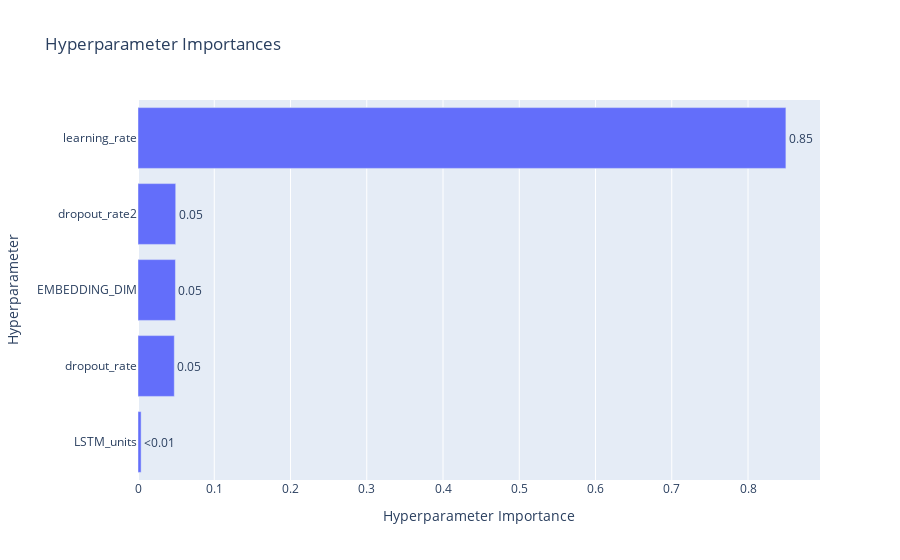

Source (notebook cell):
### Code cell
optuna.visualization.plot_param_importances(study)

### Figure 1 — Plotly figure (JSON) as saved in the notebook; plotly's stock layout.template omitted (floating-point values rounded to 4 significant figures)
{"data": [{"cliponaxis": false, "hovertemplate": ["LSTM_units (CategoricalDistribution): 0.00409780756354669<extra></extra>", "dropout_rate (FloatDistribution): 0.04763075242592227<extra></extra>", "EMBEDDING_DIM (CategoricalDistribution): 0.04911210052747723<extra></extra>", "dropout_rate2 (FloatDistribution): 0.04947827507186123<extra></extra>", "learning_rate (FloatDistribution): 0.8496810644111926<extra></extra>"], "name": "Objective Value", "orientation": "h", "text": ["<0.01", "0.05", "0.05", "0.05", "0.85"], "textposition": "outside", "type": "bar", "x": [0.004098, 0.04763, 0.04911, 0.04948, 0.8497], "y": ["LSTM_units", "dropout_rate", "EMBEDDING_DIM", "dropout_rate2", "learning_rate"]}], "layout": {"title": {"text": "Hyperparameter Importances"}, "xaxis": {"title": {"text": "Hyperparameter Importance"}}, "yaxis": {"title": {"text": "Hyperparameter"}}}}
